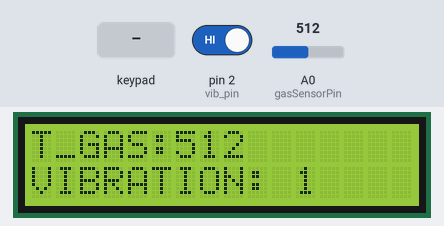
Simulated run of this sketch. Board: Arduino Uno, built with avr-gcc and run on an emulated ATmega328P. Shown: 16×2 character LCD. Wiring (inferred from the names in the program): 4×4 keypad with keys 1 2 3 A 4 5 6 B 7 8 9 C * 0 # D: rows pin 4, pin 5, pin 6, pin 7; columns pin 8, pin 9, pin 10, pin 11. The inputs (shaded band) are chosen by the test bench; at power-on: pin 2 (vib_pin) HIGH, A0 (gasSensorPin) = 512. The audio player accepts every command and is not drawn; what the sketch prints to the serial monitor is not drawn.

Above: at 3.7 s.
3.8 s: pin 2 (vib_pin) driven LOW
At 11.6 s:
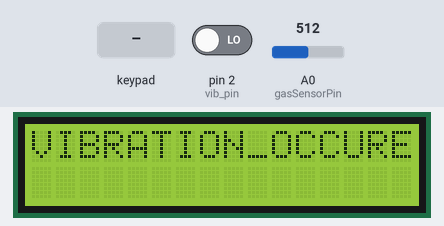
12.6 s: A0 (gasSensorPin) set to 716
At 17.8 s:
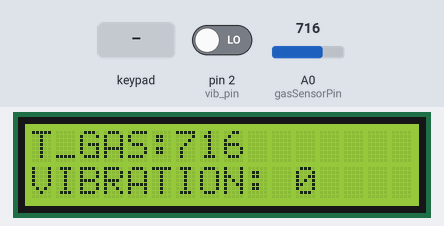
21.2 s: A0 (gasSensorPin) set to 900
At 26.6 s:
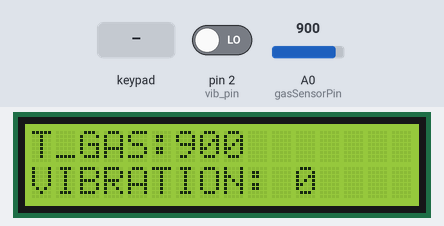
29.8 s: pin 2 (vib_pin) driven HIGH
At 35.4 s:
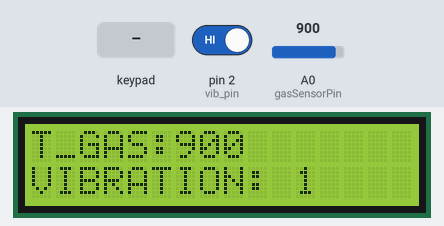
38.3 s: key 'A' pressed
At 41.6 s:
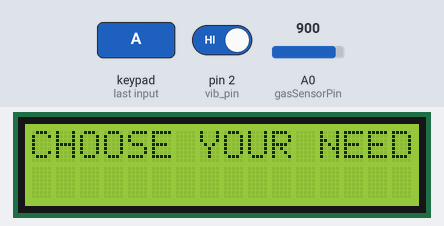
41.9 s: keypad keys 1 2 pressed 0.4 s apart
At 44.3 s:
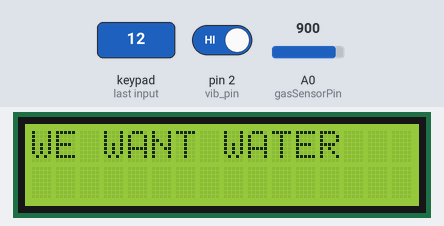
Timing chart, 0 to 45.8 s (numbered marks = the images above; inputs shaded):
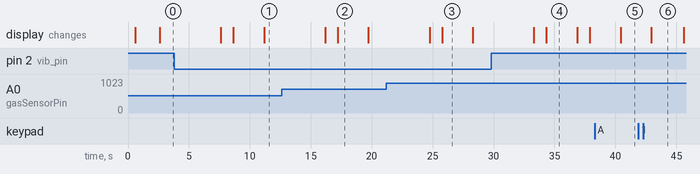

Measured:
- after the input at 3.8 s, the display: first differs from a run without the input after 4.9 s (image 1 shows a later state)
- after the input at 38.3 s, the display: changes after 2.1 s (image 5)
- after the input at 41.9 s, the display: changes after 1.0 s (image 6)
- what the display in image 2 shows lasts 2.5 s, from 17.2 s to 19.7 s

The sketch:

Wireless_Multi_Hazard_Tunnel_Safety_System.ino
```cpp
#include"keypad.h"

int vib_pin = 2;
volatile bool vibrationDetected = false;
int VibrationDetection;
int gasSensorPin = A0;
int gasValue = 0;
int V_COUNT = 0;
int C_COUNT = 0;
int count1 = 0;
int count2 = 0;
int count3 = 0;
int count4 = 0;
bool flag = true;
#include <Wire.h>
#include <LiquidCrystal_I2C.h>
LiquidCrystal_I2C lcd(0x27, 16, 2);
#include <SoftwareSerial.h>
#include <DFRobotDFPlayerMini.h>
SoftwareSerial mySoftwareSerial(12, 13); // RX, TX df player
DFRobotDFPlayerMini myDFPlayer;

char pressed_key;
bool firstKeyPressed = false;
bool vibrate = false;
void keypadfunction();
void iot(String s);
String lat1 = "13.1877832";
String lon1 = "80.1064227";
String lat2 = "13.1877728";
String lon2 = "80.104057";

void detectVibration() {
  vibrationDetected = true;
}

void setup() {
  Serial.begin(9600);
  mySoftwareSerial.begin(9600);
  pinMode(vib_pin, INPUT);
  lcd.init();
  lcd.backlight();
  keypad_init();
  if (!myDFPlayer.begin(mySoftwareSerial)) {
    Serial.println("DFPlayer Mini not detected!");
    //    while (true);
  }
  Serial.println("DFPlayer Mini detected.");
  lcd.setCursor(0, 0);
  lcd.print("TUNNEL_WORKERS");
  lcd.setCursor(0, 1);
  lcd.print("SAFETY");
  delay(2000);
  lcd.clear();
}
void loop() {
  gasValue = analogRead(gasSensorPin);
  //  Serial.print("Gas Sensor Value: ");
  //  Serial.println(gasValue);
  int VibrationDetection = digitalRead(vib_pin);
  //  Serial.print("VibrationDetection: ");
  //  Serial.println(VibrationDetection);
  lcd.clear();
  lcd.setCursor(0, 0);
  lcd.print("T_GAS:" + String(gasValue));
  lcd.setCursor(0, 1);
  lcd.print("VIBRATION:");
  lcd.setCursor(11, 1);
  lcd.print(VibrationDetection);
  soil("@" + String(gasValue) + "#" + "   " + "$" + String(VibrationDetection) + "#");
  if (VibrationDetection == LOW)
  {
    lcd.clear();
    lcd.setCursor(0, 0);
    lcd.print("VIBRATION_OCCURED");
    soil("*VIBRATION OCCURED..#");
    soil("*Lat:" + String(lat1) + " Lon:" + String(lon2) + "#");
  }
  keypadfun();
  delay(1000);
}

void keypadfun()
{
  pressed_key = key();
  //  Serial.println("key:" + String(pressed_key));
  if (flag == true)
  {
    soil("*A FOR NEEDS && B FOR EMPLOYEE COUNT...#");
    flag = false;
  }
  lcd.clear();
  lcd.setCursor(0, 0);
  lcd.print("1ST PRESS A OR B");
  if (pressed_key == 'A')
  {
    lcd.clear();
    lcd.setCursor(0, 0);
    lcd.print("CHOOSE YOUR NEEDS");
    soil("*CHOOSE YOUR NEEDS...#");
    while (pressed_key != '*')
    {
      pressed_key = key();
      //      Serial.println("pressed_key:" + String(pressed_key));
      if (pressed_key == '1')
      {
        pressed_key = 'x';
        key() == Reset;
        key_reset();
        //        Serial.println("WE WANT WATER..");
        lcd.clear();
        lcd.setCursor(0, 0);
        lcd.print("WE WANT WATER");
        soil("*WE WANT WATER..#");
        myDFPlayer.volume(30);
        myDFPlayer.play(1);
        delay(100);
      }
      if (pressed_key == '2')
      {
        pressed_key = 'x';
        key() == Reset;
        key_reset();
        //        Serial.println("WE WANT FOOD...");
        lcd.clear();
        lcd.setCursor(0, 0);
        lcd.print("WE WANT FOOD");
        soil("*WE WANT FOOD...#");
        myDFPlayer.volume(30);
        myDFPlayer.play(2);
        delay(100);
      }
       if (pressed_key == '3')
      {
        pressed_key = 'x';
        key() == Reset;
        key_reset();
        //        Serial.println("WE WANT FOOD...");
        lcd.clear();
        lcd.setCursor(0, 0);
        lcd.print("WE WANT  SOME MEDICINE");
        soil("*WE WANT  SOME MEDICINE...#");
        myDFPlayer.volume(30);
        myDFPlayer.play(2);
        delay(100);
      }
       if (pressed_key == '4')
      {
        pressed_key = 'x';
        key() == Reset;
        key_reset();
        //        Serial.println("WE WANT FOOD...");
        lcd.clear();
        lcd.setCursor(0, 0);
        lcd.print("PLEASE HELP FOR US");
        soil("*PLEASE HELP FOR US...#");
        myDFPlayer.volume(30);
        myDFPlayer.play(2);
        delay(100);
      }
       if (pressed_key == '5')
      {
        pressed_key = 'x';
        key() == Reset;
        key_reset();
        //        Serial.println("WE WANT FOOD...");
        lcd.clear();
        lcd.setCursor(0, 0);
        lcd.print("WE ARE SAFE");
        soil("*WE ARE SAFE..#");
        myDFPlayer.volume(30);
        myDFPlayer.play(2);
        delay(100);
      }
      if (pressed_key == '*')
      {
        pressed_key = 'x';
        key() == Reset;
        flag = true;
        break;
      }

    }

  }
  if (pressed_key == 'B')
  {
    while (pressed_key != '*')
    {
      pressed_key = key();
      //      Serial.println("pressed_key:" + String(pressed_key));
      lcd.clear();
      lcd.setCursor(0, 0);
      lcd.print("EMPLOYEE_INFO:");
      lcd.setCursor(15, 0);
      lcd.print("EMPLOYEE_INFO:");
      soil("*EMPLOYEE_INFO:#");
      soil("*" + String(pressed_key) + "#");
      if (pressed_key == '*')
      {
        pressed_key = 'x';
        key() == Reset;
        flag = true;
        break;
      }
    }
  }
}

void soil(String s) {
  for (int h = 0; h < s.length(); h++) {
    Serial.write(s[h]);
  }
  delay(2500);
}
```

keypad.h
```cpp
#ifndef KEYPAD_H
#define KEYPAD_H
#define R0 4 //4
#define R1 5  //3
#define R2 6   //2
#define R3 7  //1
#define C0 8 //5
#define C1 9 //6
#define C2 10 //7
#define C3 11 //8
void key_reset();
volatile char keyValue = 'x';
char Reset = 'x';
void key_reset()
{
  keyValue = 'x';
}
void keypad_init()
{
  pinMode(R0, OUTPUT);
  pinMode(R1, OUTPUT);
  pinMode(R2, OUTPUT);
  pinMode(R3, OUTPUT);
  pinMode(C0, INPUT_PULLUP);
  pinMode(C1, INPUT_PULLUP);
  pinMode(C2, INPUT_PULLUP);
  pinMode(C3, INPUT_PULLUP);
}


char key() {

  digitalWrite(R0, LOW);
  digitalWrite(R1, HIGH);
  digitalWrite(R2, HIGH);
  digitalWrite(R3, HIGH);

  if (digitalRead(C0) == LOW) {
    keyValue = '1';

  }
  if (digitalRead(C1) == LOW) {
    keyValue = '2';

  }
  if (digitalRead(C2) == LOW) {
    keyValue = '3';

  }
  if (digitalRead(C3) == LOW) {
    keyValue = 'A';

  }
  digitalWrite(R0, HIGH);
  digitalWrite(R1, LOW);
  digitalWrite(R2, HIGH);
  digitalWrite(R3, HIGH);

  if (digitalRead(C0) == LOW) {
    keyValue = '4';

  }
  if (digitalRead(C1) == LOW) {
    keyValue = '5';

  }
  if (digitalRead(C2) == LOW) {
    keyValue = '6';

  }
  if (digitalRead(C3) == LOW) {
    keyValue = 'B';

  }
  digitalWrite(R0, HIGH);
  digitalWrite(R1, HIGH);
  digitalWrite(R2, LOW);
  digitalWrite(R3, HIGH);

  if (digitalRead(C0) == LOW) {
    keyValue = '7';

  }
  if (digitalRead(C1) == LOW) {
    keyValue = '8';

  }
  if (digitalRead(C2) == LOW) {
    keyValue = '9';

  }
  if (digitalRead(C3) == LOW) {
    keyValue = 'C';

  }
  digitalWrite(R0, HIGH);
  digitalWrite(R1, HIGH);
  digitalWrite(R2, HIGH);
  digitalWrite(R3, LOW);

  if (digitalRead(C0) == LOW) {
    keyValue = '*';

  }
  if (digitalRead(C1) == LOW) {
    keyValue = '0';

  }
  if (digitalRead(C2) == LOW) {
    keyValue = '#';
  }
  if (digitalRead(C3) == LOW) {
    keyValue = 'D';
  }
  return keyValue;
}
#endif
```
